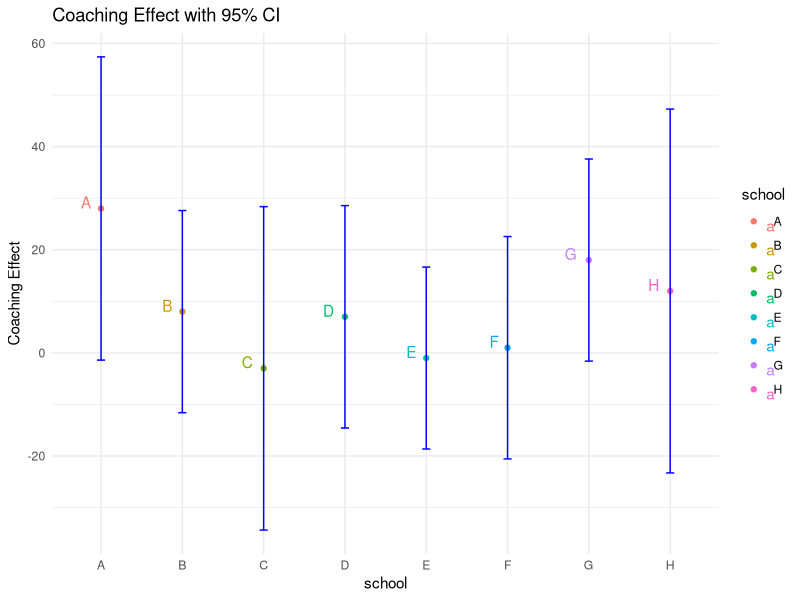
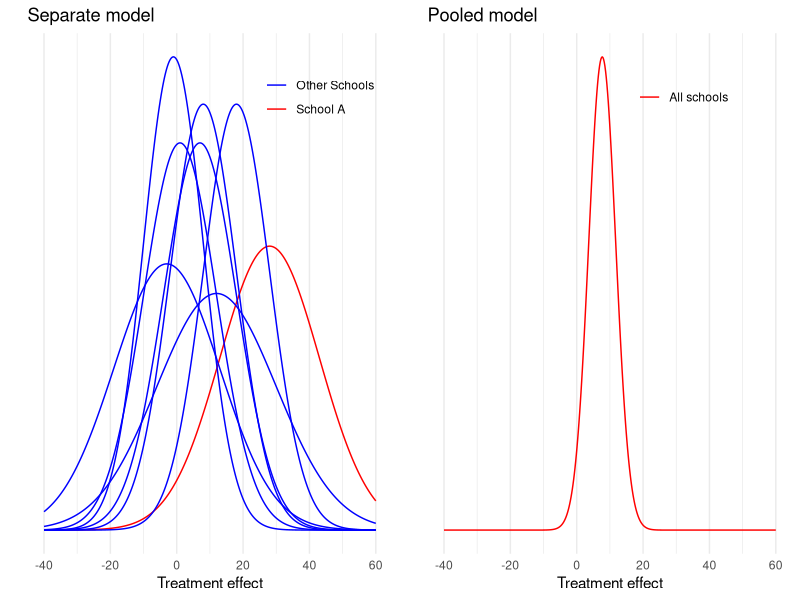

Write R code to recreate these figures, in order.
## ---- chunk 1
knitr::opts_chunk$set(echo = FALSE)
require(knitr) 
require(kableExtra)
require(xtable)
library(ggplot2)
theme_set(theme_minimal())
library(gridExtra)
library(tidyr)
library(rprojroot)
y <- c(28,8,-3,7,-1,1,18,12)
s <- c(15,10,16,11,9,11,10,18)
x <- seq(-40, 60, length.out = 500)
df_sep <- mapply(function(y, s, x) dnorm(x, y, s), y, s, MoreArgs = list(x = x)) %>%
  as.data.frame() %>% setNames(LETTERS[1:8]) %>% cbind(x) %>% gather(school, p, -x)
labs1 <- c('Other Schools', 'School A')
plot_sep <- ggplot(data = df_sep) +
  geom_line(aes(x = x, y = p, color = (school=='A'), group = school)) +
  labs(x = 'Treatment effect', y = '', title = 'Separate model', color = '') +
  scale_y_continuous(breaks = NULL) +
  scale_color_manual(values = c('blue','red'), labels = labs1) +
  theme(legend.background = element_blank(), legend.position = c(0.8,0.9))
df_pool <- data.frame(x = x, p = dnorm(x, sum(y/s^2)/sum(1/s^2), sqrt(1/sum(1/s^2))))
plot_pool <- ggplot(data = df_pool) +
  geom_line(aes(x = x, y = p, color = '1')) +
  labs(x = 'Treatment effect', y = '', title = 'Pooled model', color = '') +
  scale_y_continuous(breaks = NULL) +
  scale_color_manual(values = 'red', labels = 'All schools') +
  theme(legend.background = element_blank(), legend.position = c(0.7,0.9))
## ---- chunk 2
school <- c("A","B","C","D","E","F","G","H")
y      <- c(28,8,-3,7,-1,1,18,12)
se     <- c(15,10,16,11,9,11,10,18)
table  <- data.frame(school,y,se)
table1 <- t(table)
rownames(table1) <- c("High School","Coaching Effect","SE of C.E.")
kableExtra::kable((table1)) %>%
  kable_styling(position = "center")
plot1 <- ggplot(table,aes(x=school,y=y,colour=school))+geom_point()+
    geom_errorbar(aes(ymin=y-1.96*se,ymax=y+1.96*se),width=0.1,colour="blue")+
    geom_text(aes(label=school),hjust=2, vjust=0)+
    ylab("Coaching Effect")+
    labs(title = "Coaching Effect with 95% CI")
## ---- chunk 3
plot1
## ---- chunk 4
grid.arrange(plot_sep, plot_pool,ncol=2)
